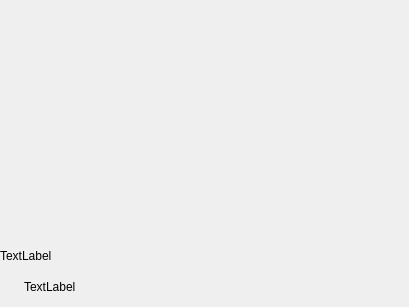
<?xml version="1.0" encoding="UTF-8"?>
<ui version="4.0">
 <class>MusicRepoVideo</class>
 <widget class="QWidget" name="MusicRepoVideo">
  <property name="geometry">
   <rect>
    <x>0</x>
    <y>0</y>
    <width>409</width>
    <height>307</height>
   </rect>
  </property>
  <property name="windowTitle">
   <string>MusicRepoVideo</string>
  </property>
  <layout class="QVBoxLayout" name="verticalLayout_2">
   <property name="spacing">
    <number>0</number>
   </property>
   <property name="leftMargin">
    <number>0</number>
   </property>
   <property name="topMargin">
    <number>0</number>
   </property>
   <property name="rightMargin">
    <number>0</number>
   </property>
   <property name="bottomMargin">
    <number>0</number>
   </property>
   <item>
    <widget class="MyBlockWidget" name="cover_widget" native="true">
     <property name="sizePolicy">
      <sizepolicy hsizetype="Expanding" vsizetype="Fixed">
       <horstretch>0</horstretch>
       <verstretch>0</verstretch>
      </sizepolicy>
     </property>
     <property name="minimumSize">
      <size>
       <width>0</width>
       <height>235</height>
      </size>
     </property>
     <property name="maximumSize">
      <size>
       <width>16777215</width>
       <height>235</height>
      </size>
     </property>
    </widget>
   </item>
   <item>
    <widget class="QWidget" name="info_widget" native="true">
     <property name="sizePolicy">
      <sizepolicy hsizetype="Expanding" vsizetype="Preferred">
       <horstretch>0</horstretch>
       <verstretch>0</verstretch>
      </sizepolicy>
     </property>
     <layout class="QVBoxLayout" name="verticalLayout">
      <property name="spacing">
       <number>2</number>
      </property>
      <property name="leftMargin">
       <number>0</number>
      </property>
      <property name="topMargin">
       <number>2</number>
      </property>
      <property name="rightMargin">
       <number>0</number>
      </property>
      <property name="bottomMargin">
       <number>0</number>
      </property>
      <item>
       <layout class="QHBoxLayout" name="horizontalLayout">
        <item>
         <widget class="QLabel" name="video_name_label">
          <property name="sizePolicy">
           <sizepolicy hsizetype="Preferred" vsizetype="Fixed">
            <horstretch>0</horstretch>
            <verstretch>0</verstretch>
           </sizepolicy>
          </property>
          <property name="minimumSize">
           <size>
            <width>0</width>
            <height>20</height>
           </size>
          </property>
          <property name="maximumSize">
           <size>
            <width>16777215</width>
            <height>20</height>
           </size>
          </property>
          <property name="cursor">
           <cursorShape>PointingHandCursor</cursorShape>
          </property>
          <property name="text">
           <string>TextLabel</string>
          </property>
         </widget>
        </item>
        <item>
         <spacer name="horizontalSpacer">
          <property name="orientation">
           <enum>Qt::Horizontal</enum>
          </property>
          <property name="sizeHint" stdset="0">
           <size>
            <width>40</width>
            <height>20</height>
           </size>
          </property>
         </spacer>
        </item>
       </layout>
      </item>
      <item>
       <layout class="QHBoxLayout" name="horizontalLayout_2">
        <property name="spacing">
         <number>4</number>
        </property>
        <item>
         <widget class="QLabel" name="ico_label">
          <property name="sizePolicy">
           <sizepolicy hsizetype="Fixed" vsizetype="Fixed">
            <horstretch>0</horstretch>
            <verstretch>0</verstretch>
           </sizepolicy>
          </property>
          <property name="minimumSize">
           <size>
            <width>20</width>
            <height>20</height>
           </size>
          </property>
          <property name="maximumSize">
           <size>
            <width>20</width>
            <height>20</height>
           </size>
          </property>
          <property name="cursor">
           <cursorShape>PointingHandCursor</cursorShape>
          </property>
          <property name="text">
           <string/>
          </property>
          <property name="scaledContents">
           <bool>true</bool>
          </property>
         </widget>
        </item>
        <item>
         <widget class="QLabel" name="video_author_label">
          <property name="sizePolicy">
           <sizepolicy hsizetype="Preferred" vsizetype="Fixed">
            <horstretch>0</horstretch>
            <verstretch>0</verstretch>
           </sizepolicy>
          </property>
          <property name="minimumSize">
           <size>
            <width>0</width>
            <height>15</height>
           </size>
          </property>
          <property name="maximumSize">
           <size>
            <width>16777215</width>
            <height>15</height>
           </size>
          </property>
          <property name="cursor">
           <cursorShape>PointingHandCursor</cursorShape>
          </property>
          <property name="text">
           <string>TextLabel</string>
          </property>
         </widget>
        </item>
        <item>
         <spacer name="horizontalSpacer_2">
          <property name="orientation">
           <enum>Qt::Horizontal</enum>
          </property>
          <property name="sizeHint" stdset="0">
           <size>
            <width>40</width>
            <height>20</height>
           </size>
          </property>
         </spacer>
        </item>
       </layout>
      </item>
     </layout>
    </widget>
   </item>
  </layout>
 </widget>
 <customwidgets>
  <customwidget>
   <class>MyBlockWidget</class>
   <extends>QWidget</extends>
   <header>MyBlockWidget.h</header>
   <container>1</container>
  </customwidget>
 </customwidgets>
 <resources/>
 <connections/>
</ui>
